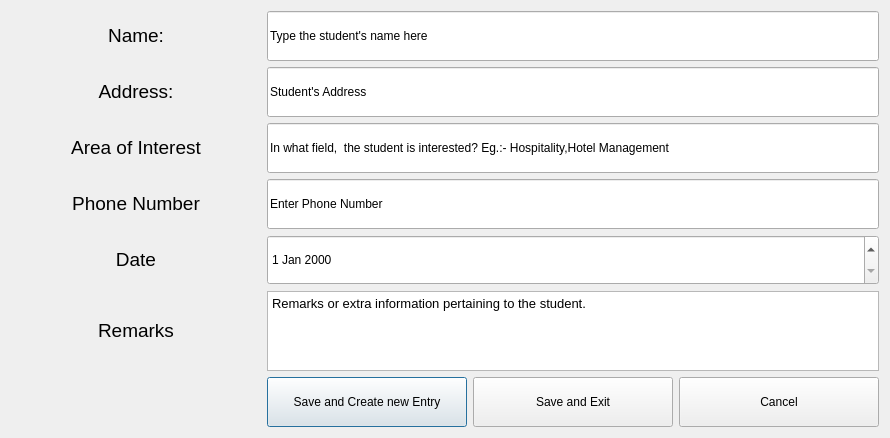
<?xml version="1.0" encoding="UTF-8"?>
<ui version="4.0">
 <class>Dialog</class>
 <widget class="QDialog" name="Dialog">
  <property name="geometry">
   <rect>
    <x>0</x>
    <y>0</y>
    <width>886</width>
    <height>438</height>
   </rect>
  </property>
  <property name="windowTitle">
   <string>New Entry</string>
  </property>
  <layout class="QGridLayout" name="gridLayout">
   <item row="0" column="0">
    <widget class="QLabel" name="label_StuName">
     <property name="minimumSize">
      <size>
       <width>0</width>
       <height>50</height>
      </size>
     </property>
     <property name="text">
      <string>&lt;html&gt;&lt;head/&gt;&lt;body&gt;&lt;p align=&quot;center&quot;&gt;&lt;span style=&quot; font-size:14pt;&quot;&gt;Name:&lt;/span&gt;&lt;/p&gt;&lt;/body&gt;&lt;/html&gt;</string>
     </property>
    </widget>
   </item>
   <item row="0" column="1" colspan="3">
    <widget class="QLineEdit" name="StuName">
     <property name="minimumSize">
      <size>
       <width>600</width>
       <height>50</height>
      </size>
     </property>
     <property name="text">
      <string>Type the student's name here</string>
     </property>
    </widget>
   </item>
   <item row="1" column="0">
    <widget class="QLabel" name="label_StuAddress">
     <property name="minimumSize">
      <size>
       <width>0</width>
       <height>50</height>
      </size>
     </property>
     <property name="text">
      <string>&lt;html&gt;&lt;head/&gt;&lt;body&gt;&lt;p align=&quot;center&quot;&gt;&lt;span style=&quot; font-size:14pt;&quot;&gt;Address:&lt;/span&gt;&lt;/p&gt;&lt;/body&gt;&lt;/html&gt;</string>
     </property>
    </widget>
   </item>
   <item row="1" column="1" colspan="3">
    <widget class="QLineEdit" name="StuAddress">
     <property name="minimumSize">
      <size>
       <width>600</width>
       <height>50</height>
      </size>
     </property>
     <property name="text">
      <string>Student's Address</string>
     </property>
    </widget>
   </item>
   <item row="2" column="0">
    <widget class="QLabel" name="label_Interest">
     <property name="minimumSize">
      <size>
       <width>0</width>
       <height>50</height>
      </size>
     </property>
     <property name="text">
      <string>&lt;html&gt;&lt;head/&gt;&lt;body&gt;&lt;p align=&quot;center&quot;&gt;&lt;span style=&quot; font-size:14pt;&quot;&gt;Area of Interest&lt;/span&gt;&lt;/p&gt;&lt;/body&gt;&lt;/html&gt;</string>
     </property>
    </widget>
   </item>
   <item row="2" column="1" colspan="3">
    <widget class="QLineEdit" name="Interest">
     <property name="minimumSize">
      <size>
       <width>600</width>
       <height>50</height>
      </size>
     </property>
     <property name="text">
      <string>In what field,  the student is interested? Eg.:- Hospitality,Hotel Management</string>
     </property>
    </widget>
   </item>
   <item row="3" column="0">
    <widget class="QLabel" name="label_StuPhone">
     <property name="minimumSize">
      <size>
       <width>0</width>
       <height>50</height>
      </size>
     </property>
     <property name="text">
      <string>&lt;html&gt;&lt;head/&gt;&lt;body&gt;&lt;p align=&quot;center&quot;&gt;&lt;span style=&quot; font-size:14pt;&quot;&gt;Phone Number&lt;/span&gt;&lt;/p&gt;&lt;/body&gt;&lt;/html&gt;</string>
     </property>
    </widget>
   </item>
   <item row="3" column="1" colspan="3">
    <widget class="QLineEdit" name="StuPhone">
     <property name="minimumSize">
      <size>
       <width>600</width>
       <height>50</height>
      </size>
     </property>
     <property name="text">
      <string>Enter Phone Number</string>
     </property>
    </widget>
   </item>
   <item row="4" column="0">
    <widget class="QLabel" name="label_StuDate">
     <property name="minimumSize">
      <size>
       <width>0</width>
       <height>50</height>
      </size>
     </property>
     <property name="text">
      <string>&lt;html&gt;&lt;head/&gt;&lt;body&gt;&lt;p align=&quot;center&quot;&gt;&lt;span style=&quot; font-size:14pt;&quot;&gt;Date&lt;/span&gt;&lt;/p&gt;&lt;/body&gt;&lt;/html&gt;</string>
     </property>
    </widget>
   </item>
   <item row="4" column="1" colspan="3">
    <widget class="QDateEdit" name="StuDate">
     <property name="minimumSize">
      <size>
       <width>600</width>
       <height>50</height>
      </size>
     </property>
    </widget>
   </item>
   <item row="5" column="0">
    <widget class="QLabel" name="label_Remarks">
     <property name="text">
      <string>&lt;html&gt;&lt;head/&gt;&lt;body&gt;&lt;p align=&quot;center&quot;&gt;&lt;span style=&quot; font-size:14pt;&quot;&gt;Remarks&lt;/span&gt;&lt;/p&gt;&lt;/body&gt;&lt;/html&gt;</string>
     </property>
    </widget>
   </item>
   <item row="5" column="1" colspan="3">
    <widget class="QTextEdit" name="Remarks">
     <property name="minimumSize">
      <size>
       <width>600</width>
       <height>0</height>
      </size>
     </property>
     <property name="html">
      <string>&lt;!DOCTYPE HTML PUBLIC &quot;-//W3C//DTD HTML 4.0//EN&quot; &quot;http://www.w3.org/TR/REC-html40/strict.dtd&quot;&gt;
&lt;html&gt;&lt;head&gt;&lt;meta name=&quot;qrichtext&quot; content=&quot;1&quot; /&gt;&lt;style type=&quot;text/css&quot;&gt;
p, li { white-space: pre-wrap; }
&lt;/style&gt;&lt;/head&gt;&lt;body style=&quot; font-family:'Noto Sans'; font-size:10pt; font-weight:400; font-style:normal;&quot;&gt;
&lt;p style=&quot; margin-top:0px; margin-bottom:0px; margin-left:0px; margin-right:0px; -qt-block-indent:0; text-indent:0px;&quot;&gt;Remarks or extra information pertaining to the student.&lt;/p&gt;&lt;/body&gt;&lt;/html&gt;</string>
     </property>
    </widget>
   </item>
   <item row="6" column="0">
    <widget class="QLabel" name="Save_Status">
     <property name="minimumSize">
      <size>
       <width>250</width>
       <height>50</height>
      </size>
     </property>
     <property name="text">
      <string/>
     </property>
    </widget>
   </item>
   <item row="6" column="1">
    <widget class="QPushButton" name="Save_New_Button">
     <property name="minimumSize">
      <size>
       <width>200</width>
       <height>50</height>
      </size>
     </property>
     <property name="text">
      <string>Save and Create new Entry</string>
     </property>
    </widget>
   </item>
   <item row="6" column="2">
    <widget class="QPushButton" name="Save_Exit_Button">
     <property name="minimumSize">
      <size>
       <width>200</width>
       <height>50</height>
      </size>
     </property>
     <property name="text">
      <string>Save and Exit</string>
     </property>
    </widget>
   </item>
   <item row="6" column="3">
    <widget class="QPushButton" name="Cancel_Button">
     <property name="minimumSize">
      <size>
       <width>200</width>
       <height>50</height>
      </size>
     </property>
     <property name="text">
      <string>Cancel</string>
     </property>
    </widget>
   </item>
  </layout>
 </widget>
 <resources/>
 <connections/>
</ui>
